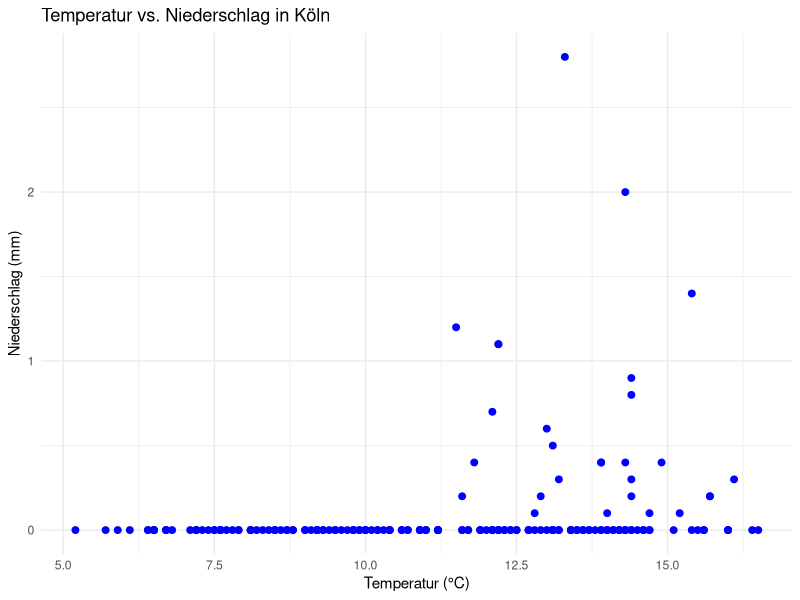
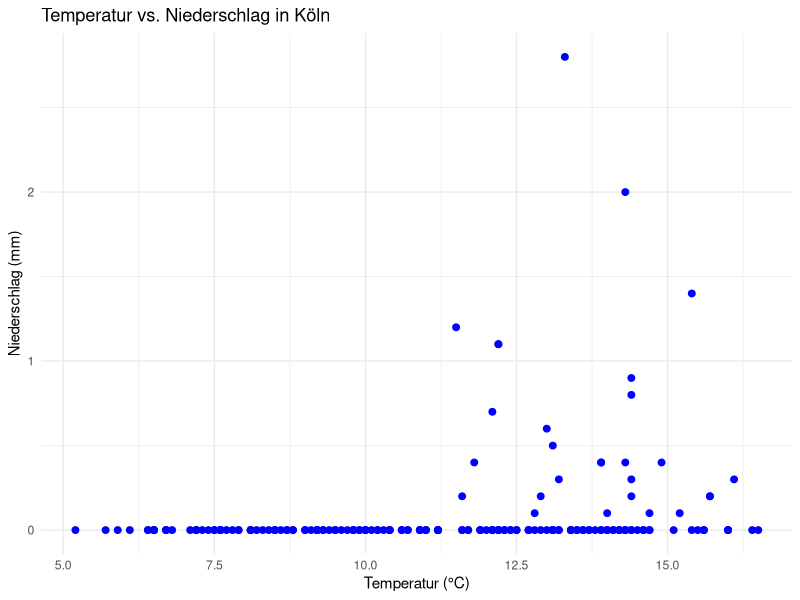

The R script that drew these images, in order:

library(ggplot2)
library(dplyr)

data <- read.csv("weather.csv")

print(head(data))

data <- data %>%
  rename(
    temperature = temp,
    precipitation = prcp
  )

print(head(data))

ggplot(data, aes(x = temperature, y = precipitation)) +
  geom_point(color = "blue", size = 2) +
  labs(title = "Temperatur vs. Niederschlag in Köln", x = "Temperatur (°C)", y = "Niederschlag (mm)") +
  theme_minimal()

# Diagramm speichern
ggsave("weather-cologne.png")